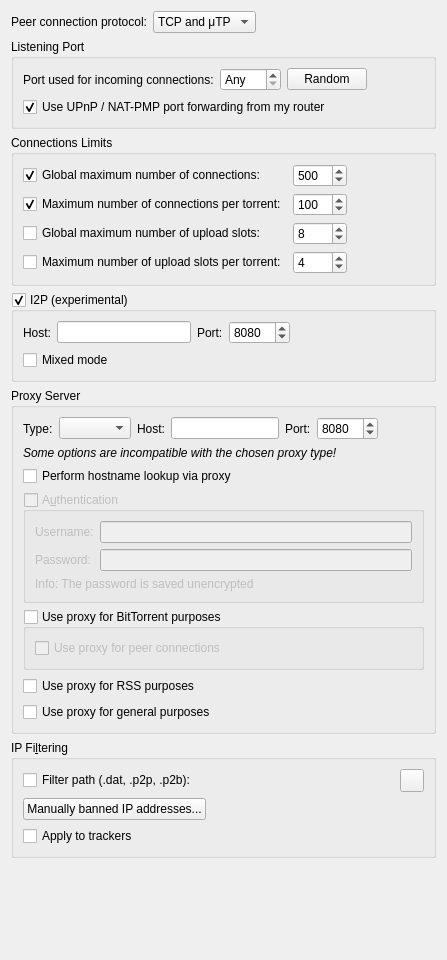
          <widget class="QWidget" name="scrollAreaWidgetContents_3">
           <property name="geometry">
            <rect>
             <x>0</x>
             <y>0</y>
             <width>447</width>
             <height>960</height>
            </rect>
           </property>
           <layout class="QVBoxLayout" name="verticalLayout_20">
            <item>
             <layout class="QHBoxLayout" name="horizontalLayout_12">
              <item>
               <widget class="QLabel" name="label_24">
                <property name="text">
                 <string>Peer connection protocol:</string>
                </property>
               </widget>
              </item>
              <item>
               <widget class="QComboBox" name="comboProtocol">
                <item>
                 <property name="text">
                  <string>TCP and μTP</string>
                 </property>
                </item>
                <item>
                 <property name="text">
                  <string notr="true">TCP</string>
                 </property>
                </item>
                <item>
                 <property name="text">
                  <string notr="true">μTP</string>
                 </property>
                </item>
               </widget>
              </item>
              <item>
               <spacer name="horizontalSpacer_23">
                <property name="orientation">
                 <enum>Qt::Horizontal</enum>
                </property>
                <property name="sizeHint" stdset="0">
                 <size>
                  <width>40</width>
                  <height>20</height>
                 </size>
                </property>
               </spacer>
              </item>
             </layout>
            </item>
            <item>
             <widget class="QGroupBox" name="ListeningPortBox">
              <property name="title">
               <string>Listening Port</string>
              </property>
              <layout class="QVBoxLayout" name="listeningPortLayout">
               <item>
                <layout class="QHBoxLayout" name="listeningPortLayout2">
                 <item>
                  <widget class="QLabel" name="lbl_ports">
                   <property name="text">
                    <string>Port used for incoming connections:</string>
                   </property>
                  </widget>
                 </item>
                 <item>
                  <widget class="QSpinBox" name="spinPort">
                   <property name="toolTip">
                    <string>Set to 0 to let your system pick an unused port</string>
                   </property>
                   <property name="specialValueText">
                    <string>Any</string>
                   </property>
                   <property name="maximum">
                    <number>65535</number>
                   </property>
                  </widget>
                 </item>
                 <item>
                  <widget class="QPushButton" name="randomButton">
                   <property name="text">
                    <string>Random</string>
                   </property>
                  </widget>
                 </item>
                 <item>
                  <spacer name="horizontalSpacer_4">
                   <property name="orientation">
                    <enum>Qt::Horizontal</enum>
                   </property>
                   <property name="sizeHint" stdset="0">
                    <size>
                     <width>40</width>
                     <height>20</height>
                    </size>
                   </property>
                  </spacer>
                 </item>
                </layout>
               </item>
               <item>
                <widget class="QCheckBox" name="checkUPnP">
                 <property name="text">
                  <string>Use UPnP / NAT-PMP port forwarding from my router</string>
                 </property>
                 <property name="checked">
                  <bool>true</bool>
                 </property>
                </widget>
               </item>
              </layout>
             </widget>
            </item>
            <item>
             <widget class="QGroupBox" name="nbConnecBox">
              <property name="title">
               <string>Connections Limits</string>
              </property>
              <layout class="QGridLayout" name="gridLayout">
               <item row="3" column="1">
                <widget class="QSpinBox" name="spinMaxUploadsPerTorrent">
                 <property name="maximum">
                  <number>500</number>
                 </property>
                 <property name="value">
                  <number>4</number>
                 </property>
                </widget>
               </item>
               <item row="1" column="0">
                <widget class="QCheckBox" name="checkMaxConnectionsPerTorrent">
                 <property name="text">
                  <string>Maximum number of connections per torrent:</string>
                 </property>
                 <property name="checked">
                  <bool>true</bool>
                 </property>
                </widget>
               </item>
               <item row="0" column="0">
                <widget class="QCheckBox" name="checkMaxConnections">
                 <property name="text">
                  <string>Global maximum number of connections:</string>
                 </property>
                 <property name="checked">
                  <bool>true</bool>
                 </property>
                </widget>
               </item>
               <item row="0" column="1">
                <widget class="QSpinBox" name="spinMaxConnec">
                 <property name="enabled">
                  <bool>true</bool>
                 </property>
                 <property name="minimum">
                  <number>2</number>
                 </property>
                 <property name="maximum">
                  <number>2000</number>
                 </property>
                 <property name="value">
                  <number>500</number>
                 </property>
                </widget>
               </item>
               <item row="1" column="1">
                <widget class="QSpinBox" name="spinMaxConnecPerTorrent">
                 <property name="minimum">
                  <number>2</number>
                 </property>
                 <property name="maximum">
                  <number>2000</number>
                 </property>
                 <property name="value">
                  <number>100</number>
                 </property>
                </widget>
               </item>
               <item row="3" column="0">
                <widget class="QCheckBox" name="checkMaxUploadsPerTorrent">
                 <property name="text">
                  <string>Maximum number of upload slots per torrent:</string>
                 </property>
                </widget>
               </item>
               <item row="2" column="0">
                <widget class="QCheckBox" name="checkMaxUploads">
                 <property name="text">
                  <string>Global maximum number of upload slots:</string>
                 </property>
                </widget>
               </item>
               <item row="2" column="1">
                <widget class="QSpinBox" name="spinMaxUploads">
                 <property name="maximum">
                  <number>2000</number>
                 </property>
                 <property name="value">
                  <number>8</number>
                 </property>
                </widget>
               </item>
               <item row="0" column="2">
                <spacer name="horizontalSpacer_3">
                 <property name="orientation">
                  <enum>Qt::Horizontal</enum>
                 </property>
                 <property name="sizeHint" stdset="0">
                  <size>
                   <width>40</width>
                   <height>20</height>
                  </size>
                 </property>
                </spacer>
               </item>
              </layout>
             </widget>
            </item>
            <item>
             <widget class="QGroupBox" name="groupI2P">
              <property name="title">
               <string>I2P (experimental)</string>
              </property>
              <property name="checkable">
               <bool>true</bool>
              </property>
              <property name="checked">
               <bool>true</bool>
              </property>
              <layout class="QVBoxLayout" name="verticalLayout_40">
               <item>
                <layout class="QHBoxLayout" name="i2pLayout">
                 <item>
                  <widget class="QLabel" name="labelI2PHost">
                   <property name="text">
                    <string>Host:</string>
                   </property>
                  </widget>
                 </item>
                 <item>
                  <widget class="QLineEdit" name="textI2PHost"/>
                 </item>
                 <item>
                  <widget class="QLabel" name="labelI2PPort">
                   <property name="text">
                    <string>Port:</string>
                   </property>
                  </widget>
                 </item>
                 <item>
                  <widget class="QSpinBox" name="spinI2PPort">
                   <property name="minimum">
                    <number>1</number>
                   </property>
                   <property name="maximum">
                    <number>65535</number>
                   </property>
                   <property name="value">
                    <number>8080</number>
                   </property>
                  </widget>
                 </item>
                 <item>
                  <spacer name="horizontalSpacer_22">
                   <property name="orientation">
                    <enum>Qt::Horizontal</enum>
                   </property>
                   <property name="sizeHint" stdset="0">
                    <size>
                     <width>40</width>
                     <height>20</height>
                    </size>
                   </property>
                  </spacer>
                 </item>
                </layout>
               </item>
               <item>
                <widget class="QCheckBox" name="checkI2PMixed">
                 <property name="toolTip">
                  <string>&lt;html&gt;&lt;head/&gt;&lt;body&gt;&lt;p&gt;If &amp;quot;mixed mode&amp;quot; is enabled I2P torrents are allowed to also get peers from other sources than the tracker, and connect to regular IPs, not providing any anonymization. This may be useful if the user is not interested in the anonymization of I2P, but still wants to be able to connect to I2P peers.&lt;/p&gt;&lt;/body&gt;&lt;/html&gt;</string>
                 </property>
                 <property name="text">
                  <string>Mixed mode</string>
                 </property>
                </widget>
               </item>
              </layout>
             </widget>
            </item>
            <item>
             <widget class="QGroupBox" name="groupProxy">
              <property name="enabled">
               <bool>true</bool>
              </property>
              <property name="title">
               <string>Proxy Server</string>
              </property>
              <layout class="QVBoxLayout" name="verticalLayout_29">
               <item>
                <layout class="QHBoxLayout" name="proxyTypeLayout">
                 <item>
                  <widget class="QLabel" name="ProxyType_lbl">
                   <property name="text">
                    <string>Type:</string>
                   </property>
                  </widget>
                 </item>
                 <item>
                  <widget class="QComboBox" name="comboProxyType"/>
                 </item>
                 <item>
                  <widget class="QLabel" name="lblProxyIP">
                   <property name="text">
                    <string>Host:</string>
                   </property>
                  </widget>
                 </item>
                 <item>
                  <widget class="QLineEdit" name="textProxyIP"/>
                 </item>
                 <item>
                  <widget class="QLabel" name="lblProxyPort">
                   <property name="text">
                    <string>Port:</string>
                   </property>
                  </widget>
                 </item>
                 <item>
                  <widget class="QSpinBox" name="spinProxyPort">
                   <property name="minimum">
                    <number>1</number>
                   </property>
                   <property name="maximum">
                    <number>65535</number>
                   </property>
                   <property name="value">
                    <number>8080</number>
                   </property>
                  </widget>
                 </item>
                 <item>
                  <spacer name="horizontalSpacer_24">
                   <property name="orientation">
                    <enum>Qt::Horizontal</enum>
                   </property>
                   <property name="sizeHint" stdset="0">
                    <size>
                     <width>20</width>
                     <height>20</height>
                    </size>
                   </property>
                  </spacer>
                 </item>
                </layout>
               </item>
               <item>
                <widget class="QLabel" name="labelProxyTypeIncompatible">
                 <property name="font">
                  <font>
                   <italic>true</italic>
                  </font>
                 </property>
                 <property name="text">
                  <string>Some options are incompatible with the chosen proxy type!</string>
                 </property>
                </widget>
               </item>
               <item>
                <widget class="QCheckBox" name="checkProxyHostnameLookup">
                 <property name="toolTip">
                  <string>If checked, hostname lookups are done via the proxy</string>
                 </property>
                 <property name="text">
                  <string>Perform hostname lookup via proxy</string>
                 </property>
                </widget>
               </item>
               <item>
                <widget class="QGroupBox" name="checkProxyAuth">
                 <property name="enabled">
                  <bool>false</bool>
                 </property>
                 <property name="title">
                  <string>A&amp;uthentication</string>
                 </property>
                 <property name="checkable">
                  <bool>true</bool>
                 </property>
                 <property name="checked">
                  <bool>false</bool>
                 </property>
                 <layout class="QVBoxLayout" name="verticalLayout_24">
                  <item>
                   <layout class="QGridLayout" name="gridLayout_12">
                    <item row="0" column="0">
                     <widget class="QLabel" name="lblProxyUsername">
                      <property name="text">
                       <string>Username:</string>
                      </property>
                     </widget>
                    </item>
                    <item row="0" column="1">
                     <widget class="QLineEdit" name="textProxyUsername"/>
                    </item>
                    <item row="1" column="0">
                     <widget class="QLabel" name="lblProxyPassword">
                      <property name="text">
                       <string>Password:</string>
                      </property>
                     </widget>
                    </item>
                    <item row="1" column="1">
                     <widget class="QLineEdit" name="textProxyPassword">
                      <property name="echoMode">
                       <enum>QLineEdit::Password</enum>
                      </property>
                     </widget>
                    </item>
                   </layout>
                  </item>
                  <item>
                   <widget class="QLabel" name="label_23">
                    <property name="text">
                     <string>Info: The password is saved unencrypted</string>
                    </property>
                   </widget>
                  </item>
                 </layout>
                </widget>
               </item>
               <item>
                <widget class="QGroupBox" name="checkProxyBitTorrent">
                 <property name="title">
                  <string>Use proxy for BitTorrent purposes</string>
                 </property>
                 <property name="checkable">
                  <bool>true</bool>
                 </property>
                 <property name="checked">
                  <bool>false</bool>
                 </property>
                 <layout class="QVBoxLayout" name="verticalLayoutProxyBitTorrent">
                  <item>
                   <widget class="QCheckBox" name="checkProxyPeerConnections">
                    <property name="toolTip">
                     <string>Otherwise, the proxy server is only used for tracker connections</string>
                    </property>
                    <property name="text">
                     <string>Use proxy for peer connections</string>
                    </property>
                   </widget>
                  </item>
                 </layout>
                </widget>
               </item>
               <item>
                <widget class="QCheckBox" name="checkProxyRSS">
                 <property name="toolTip">
                  <string>RSS feeds will use proxy</string>
                 </property>
                 <property name="text">
                  <string>Use proxy for RSS purposes</string>
                 </property>
                 <property name="checked">
                  <bool>false</bool>
                 </property>
                </widget>
               </item>
               <item>
                <widget class="QCheckBox" name="checkProxyMisc">
                 <property name="toolTip">
                  <string>Search engine, software updates or anything else will use proxy</string>
                 </property>
                 <property name="text">
                  <string>Use proxy for general purposes</string>
                 </property>
                 <property name="checked">
                  <bool>false</bool>
                 </property>
                </widget>
               </item>
              </layout>
             </widget>
            </item>
            <item>
             <widget class="QGroupBox" name="groupIPFilter">
              <property name="title">
               <string>IP Fi&amp;ltering</string>
              </property>
              <layout class="QVBoxLayout" name="verticalLayout_17">
               <item>
                <layout class="QHBoxLayout" name="horizontalLayout_11">
                 <item>
                  <widget class="QCheckBox" name="checkIPFilter">
                   <property name="text">
                    <string>Filter path (.dat, .p2p, .p2b):</string>
                   </property>
                  </widget>
                 </item>
                 <item>
                  <widget class="FileSystemPathLineEdit" name="textFilterPath" native="true"/>
                 </item>
                 <item>
                  <widget class="QToolButton" name="IpFilterRefreshBtn">
                   <property name="toolTip">
                    <string>Reload the filter</string>
                   </property>
                  </widget>
                 </item>
                </layout>
               </item>
               <item>
                <widget class="QPushButton" name="banListButton">
                 <property name="sizePolicy">
                  <sizepolicy hsizetype="Fixed" vsizetype="Fixed">
                   <horstretch>0</horstretch>
                   <verstretch>0</verstretch>
                  </sizepolicy>
                 </property>
                 <property name="text">
                  <string>Manually banned IP addresses...</string>
                 </property>
                </widget>
               </item>
               <item>
                <widget class="QCheckBox" name="checkIpFilterTrackers">
                 <property name="text">
                  <string>Apply to trackers</string>
                 </property>
                </widget>
               </item>
              </layout>
             </widget>
            </item>
            <item>
             <spacer name="verticalSpacer_3">
              <property name="orientation">
               <enum>Qt::Vertical</enum>
              </property>
              <property name="sizeHint" stdset="0">
               <size>
                <width>20</width>
                <height>40</height>
               </size>
              </property>
             </spacer>
            </item>
           </layout>
          </widget>
